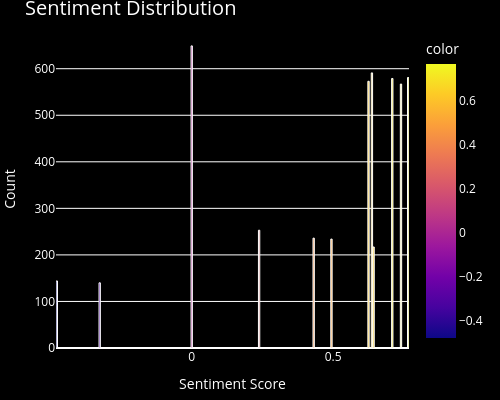

Notebook source saved alongside this figure:
### Code cell
# ------------------ Figure 4 ------------------

sentiment_counts = reviews_df['Sentiment_Score'].value_counts()

fig4 = px.bar(
    x=sentiment_counts.index,
    y=sentiment_counts.values,
    title="Sentiment Distribution",
    labels={"x": "Sentiment Score", "y": "Count"},
    color=sentiment_counts.index,
    width=500,
    height=400
)

fig4.update_layout(
    plot_bgcolor="black",
    paper_bgcolor="black",
    font_color="white",
    title_font=dict(size=20, color="white"),
    xaxis=dict(title_font=dict(size=14, color="white")),
    yaxis=dict(title_font=dict(size=14, color="white")),
    margin=dict(l=10, r=10, t=30, b=10)
)

fig4.update_traces(
    marker=dict(line=dict(color="white", width=1))
)

# Show plot
fig4.show()

# Save plot as HTML
save_plot_as_html(
    fig4,
    "Sentiment Distribution 4.html",
    "Distribution of sentiment scores across app reviews."
)

### Figure 1 — Plotly figure (JSON) as saved in the notebook; plotly's stock layout.template omitted (floating-point values rounded to 4 significant figures)
{"data": [{"hovertemplate": "Sentiment Score=%{x}<br>Count=%{y}<br>color=%{marker.color}<extra></extra>", "legendgroup": "", "marker": {"color": [0.0, 0.6369, 0.765, 0.7089, 0.6249, 0.7397, 0.2382, 0.431, 0.4939, 0.6428, -0.4767, -0.3252], "coloraxis": "coloraxis", "line": {"color": "white", "width": 1}, "pattern": {"shape": ""}}, "name": "", "orientation": "v", "showlegend": false, "textposition": "auto", "type": "bar", "x": [0.0, 0.6369, 0.765, 0.7089, 0.6249, 0.7397, 0.2382, 0.431, 0.4939, 0.6428, -0.4767, -0.3252], "xaxis": "x", "y": [649, 591, 581, 579, 573, 567, 253, 236, 234, 217, 144, 140], "yaxis": "y"}], "layout": {"barmode": "relative", "coloraxis": {"colorbar": {"title": {"text": "color"}}, "colorscale": [[0, "#0d0887"], [0.1111, "#46039f"], [0.2222, "#7201a8"], [0.3333, "#9c179e"], [0.4444, "#bd3786"], [0.5556, "#d8576b"], [0.6667, "#ed7953"], [0.7778, "#fb9f3a"], [0.8889, "#fdca26"], [1, "#f0f921"]]}, "font": {"color": "white"}, "height": 400, "legend": {"tracegroupgap": 0}, "margin": {"b": 10, "l": 10, "r": 10, "t": 30}, "paper_bgcolor": "black", "plot_bgcolor": "black", "title": {"font": {"color": "white", "size": 20}, "text": "Sentiment Distribution"}, "width": 500, "xaxis": {"anchor": "y", "domain": [0, 1], "title": {"font": {"color": "white", "size": 14}, "text": "Sentiment Score"}}, "yaxis": {"anchor": "x", "domain": [0, 1], "title": {"font": {"color": "white", "size": 14}, "text": "Count"}}}}
